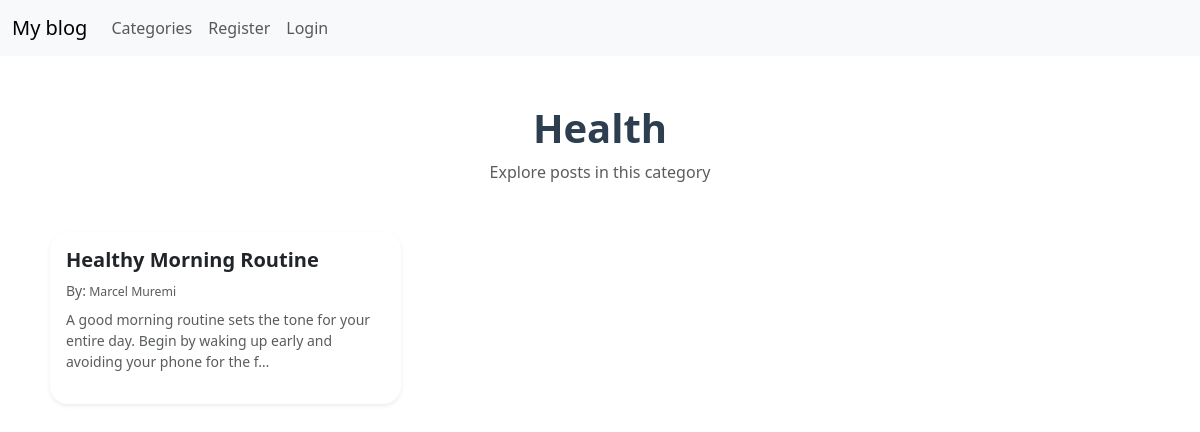
Page /category/Health/ on the earlier database version.
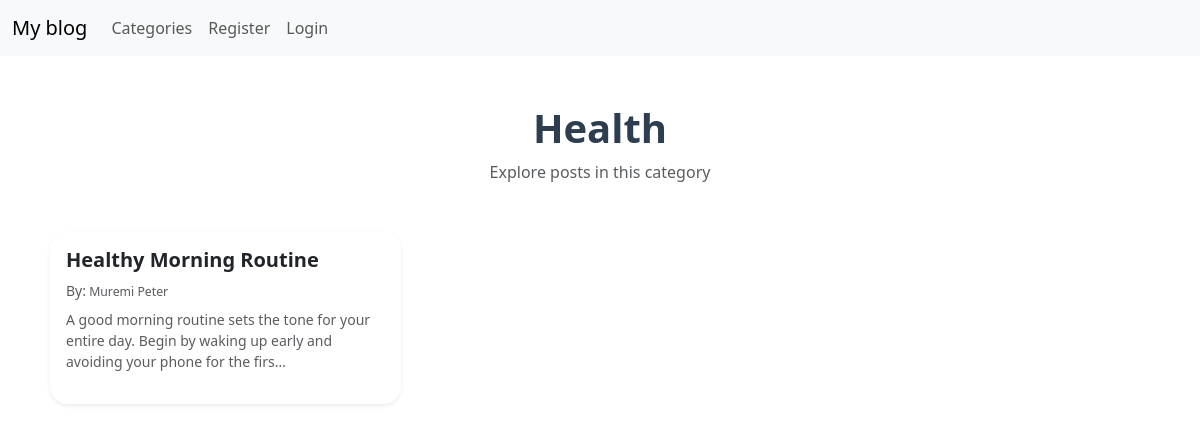
Same page on the later database version.
### blog/models.py (models this page shows, shortened)
class Post(models.Model):
    title = models.CharField(max_length=30)
    header_image = models.ImageField(null=True, blank=True, upload_to="images/")
    title_tag = models.CharField(max_length=30)
    author = models.ForeignKey(User, on_delete=models.CASCADE)
    body = RichTextField(blank=True, null=True)
    post_date = models.DateField(auto_now_add=True)
    category = models.CharField(max_length=20)
    snippet = models.CharField(max_length=48)
    likes = models.ManyToManyField(User, related_name='blog_posts')
    updated_at = models.DateTimeField(auto_now=True)  # <-- tracks last update

### blog/views.py (the view)
# urls.py: path('category/<str:categoryblog>/', CategoryView, name='category'),
def CategoryView(request, categoryblog):
    category_posts = Post.objects.filter(category=categoryblog.replace("-", " "))
    return render(
        request,
        "categories.html",
        {
            "categoryblog": categoryblog.title().replace("-", " "),
            "category_posts": category_posts,
        },
    )

### blog/templates/categories.html (shortened to what this page needs)
{% extends 'base.html' %}
{% block content %}
<div class="container mt-5">
    <div class="mx-auto" style="max-width: 1100px;">
            {% if category_posts %}
                <div class="text-center mb-5">
                    <h1 style="font-weight:700; color:#2c3e50;">
                         {{ categoryblog }}
                    </h1>
                    <p class="text-muted">Explore posts in this category</p>
                </div>
                <div class="row g-4">
                    {% for post in category_posts %}
                    <div class="col-md-6 col-lg-4">
                        <div class="card h-100 border-0 shadow-sm" style="border-radius:18px; transition: all 0.3s ease;">
                            <div class="card-body d-flex flex-column">
                                <h5 class="mb-2" style="font-weight:600;">
                                    <a href="{% url 'article_detail' post.pk %}" class="text-dark text-decoration-none"
                                        style="transition:0.2s;">
                                        {{ post.title }}
                                    </a>
                                </h5>
                                <p class="text-muted mb-2" style="font-size:14px;">
                                    By:<small> {{ post.author.first_name }} {{ post.author.last_name }} </small>
                                </p>
                                <p class="text-muted flex-grow-1" style="font-size:14px;">
                                    {{ post.body|striptags|truncatechars:120 }}
                                </p>
                            </div>
                        </div>
                    </div>
                    {% endfor %}
                </div>
            {% endif %}
    </div>
</div>
{% endblock %}

Differences in the rows shown:
changed Post "Healthy Morning Routine": author.first_name "Marcel" → "Muremi"; author.last_name "Muremi" → "Peter"; body "A good morning routine sets the tone for your entire day. Begin by waking up early and avoiding your phone for the f…" → "A good morning routine sets the tone for your entire day. Begin by waking up early and avoiding your phone for the firs…"
